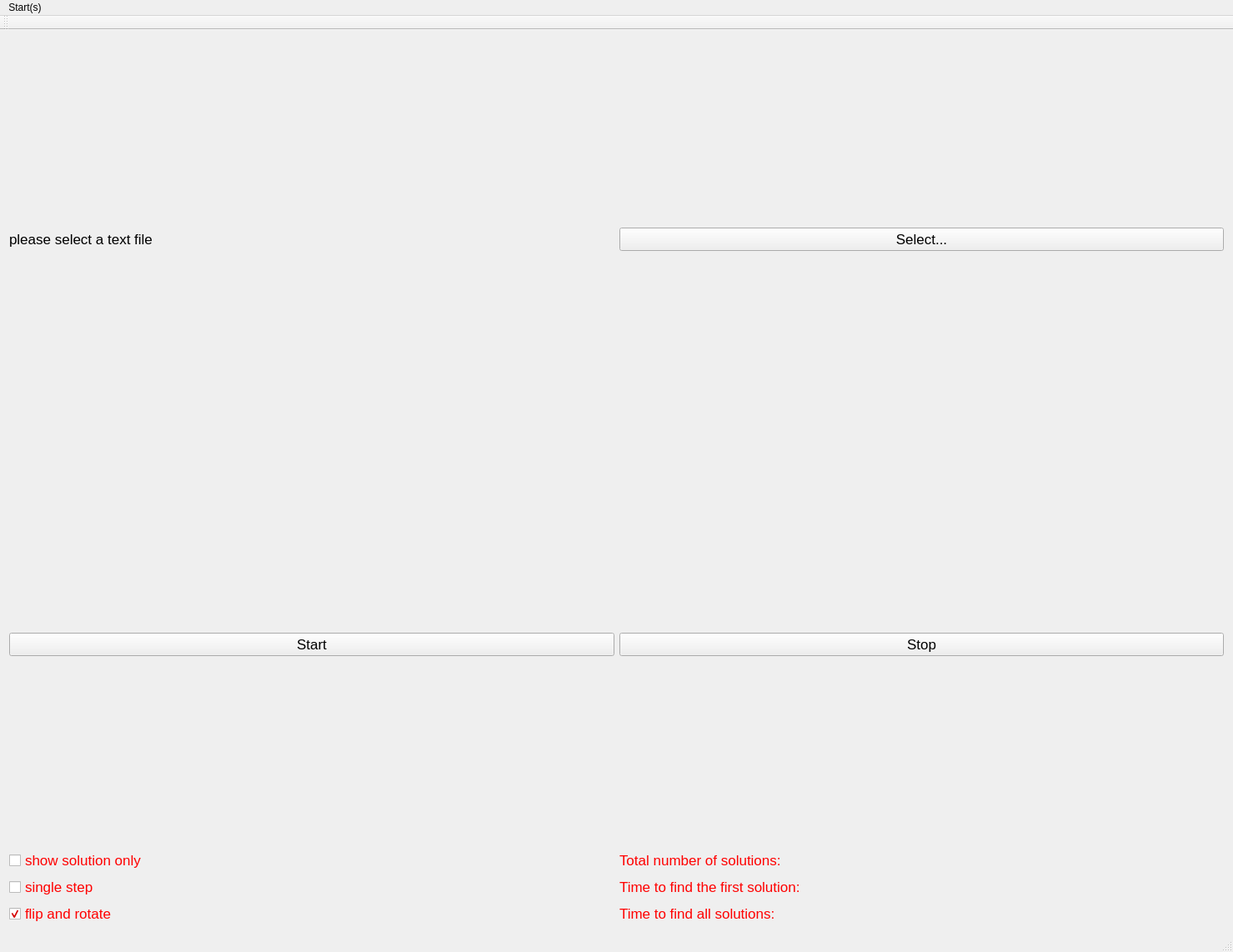
<?xml version="1.0" encoding="UTF-8"?>
<ui version="4.0">
 <class>QtAlgorithmXClass</class>
 <widget class="QMainWindow" name="QtAlgorithmXClass">
  <property name="geometry">
   <rect>
    <x>0</x>
    <y>0</y>
    <width>1479</width>
    <height>1142</height>
   </rect>
  </property>
  <property name="windowTitle">
   <string>QtAlgorithmX</string>
  </property>
  <widget class="QWidget" name="centralWidget">
   <layout class="QGridLayout" name="gridLayout_2">
    <item row="0" column="0">
     <layout class="QGridLayout" name="gridLayout">
      <property name="sizeConstraint">
       <enum>QLayout::SetDefaultConstraint</enum>
      </property>
      <item row="0" column="0" alignment="Qt::AlignVCenter">
       <widget class="QLabel" name="label">
        <property name="font">
         <font>
          <pointsize>13</pointsize>
         </font>
        </property>
        <property name="text">
         <string>please select a text file</string>
        </property>
        <property name="textFormat">
         <enum>Qt::AutoText</enum>
        </property>
       </widget>
      </item>
      <item row="0" column="1" alignment="Qt::AlignVCenter">
       <widget class="QPushButton" name="pushButton">
        <property name="font">
         <font>
          <pointsize>13</pointsize>
         </font>
        </property>
        <property name="text">
         <string>Select...</string>
        </property>
       </widget>
      </item>
      <item row="2" column="0">
       <layout class="QVBoxLayout" name="verticalLayout_2">
        <item>
         <widget class="QCheckBox" name="detailBox">
          <property name="font">
           <font>
            <pointsize>13</pointsize>
           </font>
          </property>
          <property name="styleSheet">
           <string notr="true">color: red</string>
          </property>
          <property name="text">
           <string>show solution only</string>
          </property>
         </widget>
        </item>
        <item>
         <widget class="QCheckBox" name="singleBox">
          <property name="font">
           <font>
            <pointsize>13</pointsize>
           </font>
          </property>
          <property name="styleSheet">
           <string notr="true">color: red</string>
          </property>
          <property name="text">
           <string>single step</string>
          </property>
         </widget>
        </item>
        <item>
         <widget class="QCheckBox" name="frBox">
          <property name="font">
           <font>
            <pointsize>13</pointsize>
           </font>
          </property>
          <property name="styleSheet">
           <string notr="true">color: red</string>
          </property>
          <property name="text">
           <string>flip and rotate</string>
          </property>
          <property name="checked">
           <bool>true</bool>
          </property>
         </widget>
        </item>
       </layout>
      </item>
      <item row="2" column="1">
       <layout class="QVBoxLayout" name="verticalLayout_3">
        <item alignment="Qt::AlignVCenter">
         <widget class="QLabel" name="answerLabel">
          <property name="sizePolicy">
           <sizepolicy hsizetype="Preferred" vsizetype="Preferred">
            <horstretch>0</horstretch>
            <verstretch>0</verstretch>
           </sizepolicy>
          </property>
          <property name="maximumSize">
           <size>
            <width>16777215</width>
            <height>16777215</height>
           </size>
          </property>
          <property name="font">
           <font>
            <pointsize>13</pointsize>
           </font>
          </property>
          <property name="styleSheet">
           <string notr="true">color: red</string>
          </property>
          <property name="text">
           <string>Total number of solutions:</string>
          </property>
         </widget>
        </item>
        <item alignment="Qt::AlignVCenter">
         <widget class="QLabel" name="t1Label">
          <property name="font">
           <font>
            <pointsize>13</pointsize>
           </font>
          </property>
          <property name="styleSheet">
           <string notr="true">color: red</string>
          </property>
          <property name="text">
           <string>Time to find the first solution:</string>
          </property>
         </widget>
        </item>
        <item>
         <widget class="QLabel" name="t2Label">
          <property name="font">
           <font>
            <pointsize>13</pointsize>
           </font>
          </property>
          <property name="styleSheet">
           <string notr="true">color: red</string>
          </property>
          <property name="text">
           <string>Time to find all solutions:</string>
          </property>
         </widget>
        </item>
       </layout>
      </item>
      <item row="1" column="0" alignment="Qt::AlignVCenter">
       <widget class="QPushButton" name="startButton">
        <property name="font">
         <font>
          <pointsize>13</pointsize>
         </font>
        </property>
        <property name="text">
         <string>Start</string>
        </property>
       </widget>
      </item>
      <item row="1" column="1" alignment="Qt::AlignVCenter">
       <widget class="QPushButton" name="stopButton">
        <property name="font">
         <font>
          <pointsize>13</pointsize>
         </font>
        </property>
        <property name="text">
         <string>Stop</string>
        </property>
       </widget>
      </item>
     </layout>
    </item>
   </layout>
  </widget>
  <widget class="QMenuBar" name="menuBar">
   <property name="geometry">
    <rect>
     <x>0</x>
     <y>0</y>
     <width>1479</width>
     <height>45</height>
    </rect>
   </property>
   <widget class="QMenu" name="menuStart_s">
    <property name="title">
     <string>Start(s)</string>
    </property>
    <addaction name="actionAbout"/>
   </widget>
   <addaction name="menuStart_s"/>
  </widget>
  <widget class="QToolBar" name="mainToolBar">
   <attribute name="toolBarArea">
    <enum>TopToolBarArea</enum>
   </attribute>
   <attribute name="toolBarBreak">
    <bool>false</bool>
   </attribute>
  </widget>
  <widget class="QStatusBar" name="statusBar"/>
  <action name="actionAbout">
   <property name="text">
    <string>About...</string>
   </property>
  </action>
 </widget>
 <layoutdefault spacing="6" margin="11"/>
 <resources/>
 <connections>
  <connection>
   <sender>pushButton</sender>
   <signal>clicked()</signal>
   <receiver>QtAlgorithmXClass</receiver>
   <slot>onButtonClicked()</slot>
   <hints>
    <hint type="sourcelabel">
     <x>455</x>
     <y>253</y>
    </hint>
    <hint type="destinationlabel">
     <x>299</x>
     <y>199</y>
    </hint>
   </hints>
  </connection>
  <connection>
   <sender>QtAlgorithmXClass</sender>
   <signal>fileSelected(QString)</signal>
   <receiver>label</receiver>
   <slot>setText(QString)</slot>
   <hints>
    <hint type="sourcelabel">
     <x>299</x>
     <y>199</y>
    </hint>
    <hint type="destinationlabel">
     <x>210</x>
     <y>252</y>
    </hint>
   </hints>
  </connection>
  <connection>
   <sender>QtAlgorithmXClass</sender>
   <signal>fileSelected(QString)</signal>
   <receiver>QtAlgorithmXClass</receiver>
   <slot>onFileSelected(QString)</slot>
   <hints>
    <hint type="sourcelabel">
     <x>299</x>
     <y>199</y>
    </hint>
    <hint type="destinationlabel">
     <x>299</x>
     <y>199</y>
    </hint>
   </hints>
  </connection>
  <connection>
   <sender>QtAlgorithmXClass</sender>
   <signal>answerGot(QString)</signal>
   <receiver>answerLabel</receiver>
   <slot>setText(QString)</slot>
   <hints>
    <hint type="sourcelabel">
     <x>299</x>
     <y>199</y>
    </hint>
    <hint type="destinationlabel">
     <x>293</x>
     <y>266</y>
    </hint>
   </hints>
  </connection>
  <connection>
   <sender>detailBox</sender>
   <signal>toggled(bool)</signal>
   <receiver>QtAlgorithmXClass</receiver>
   <slot>onDetailChecked(bool)</slot>
   <hints>
    <hint type="sourcelabel">
     <x>377</x>
     <y>815</y>
    </hint>
    <hint type="destinationlabel">
     <x>739</x>
     <y>570</y>
    </hint>
   </hints>
  </connection>
  <connection>
   <sender>singleBox</sender>
   <signal>toggled(bool)</signal>
   <receiver>QtAlgorithmXClass</receiver>
   <slot>onSingleChecked(bool)</slot>
   <hints>
    <hint type="sourcelabel">
     <x>377</x>
     <y>915</y>
    </hint>
    <hint type="destinationlabel">
     <x>739</x>
     <y>570</y>
    </hint>
   </hints>
  </connection>
 </connections>
 <slots>
  <signal>fileSelected(QString)</signal>
  <signal>answerGot(QString)</signal>
  <slot>onButtonClicked()</slot>
  <slot>onFileSelected(QString)</slot>
  <slot>onDetailChecked(bool)</slot>
  <slot>onSingleChecked(bool)</slot>
 </slots>
</ui>
